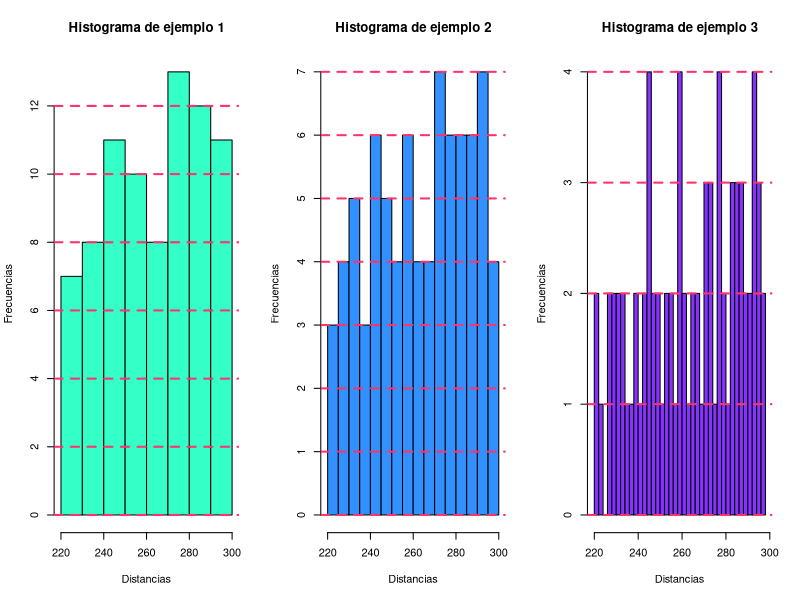

Reproduce this figure in R.
# Histogramas --------------------------------------------------

distancias <- c(228, 259, 245, 277, 291, 235, 283, 247, 272, 266,
               252, 296, 229, 260, 248, 273, 282, 254, 290, 245,
               279, 224, 267, 294, 233, 258, 280, 231, 275, 287,
               240, 270, 244, 296, 230, 264, 292, 253, 278, 261,
               250, 285, 239, 288, 274, 232, 255, 297, 268, 245,
               293, 220, 284, 249, 271, 256, 290, 246, 259, 278,
               262, 285, 272, 294, 227, 241, 286, 237, 277, 288,
               265, 293, 244, 295, 234, 273, 260, 284, 220, 297)

par(mfrow = c(1, 3))

hist(distancias, main = 'Histograma de ejemplo 1', ylab = 'Frecuencias', xlab = 'Distancias', col = '#33FFC7', breaks = 6)
grid(nx = NA, ny = NULL, lty = 2, col = '#FF336E', lwd = 2)

hist(distancias, main = 'Histograma de ejemplo 2', ylab = 'Frecuencias', xlab = 'Distancias', col = '#3390FF', breaks = 20)
grid(nx = NA, ny = NULL, lty = 2, col = '#FF336E', lwd = 2)

hist(distancias, main = 'Histograma de ejemplo 3', ylab = 'Frecuencias', xlab = 'Distancias', col = '#8633FF', breaks = 40)
grid(nx = NA, ny = NULL, lty = 2, col = '#FF336E', lwd = 2)
